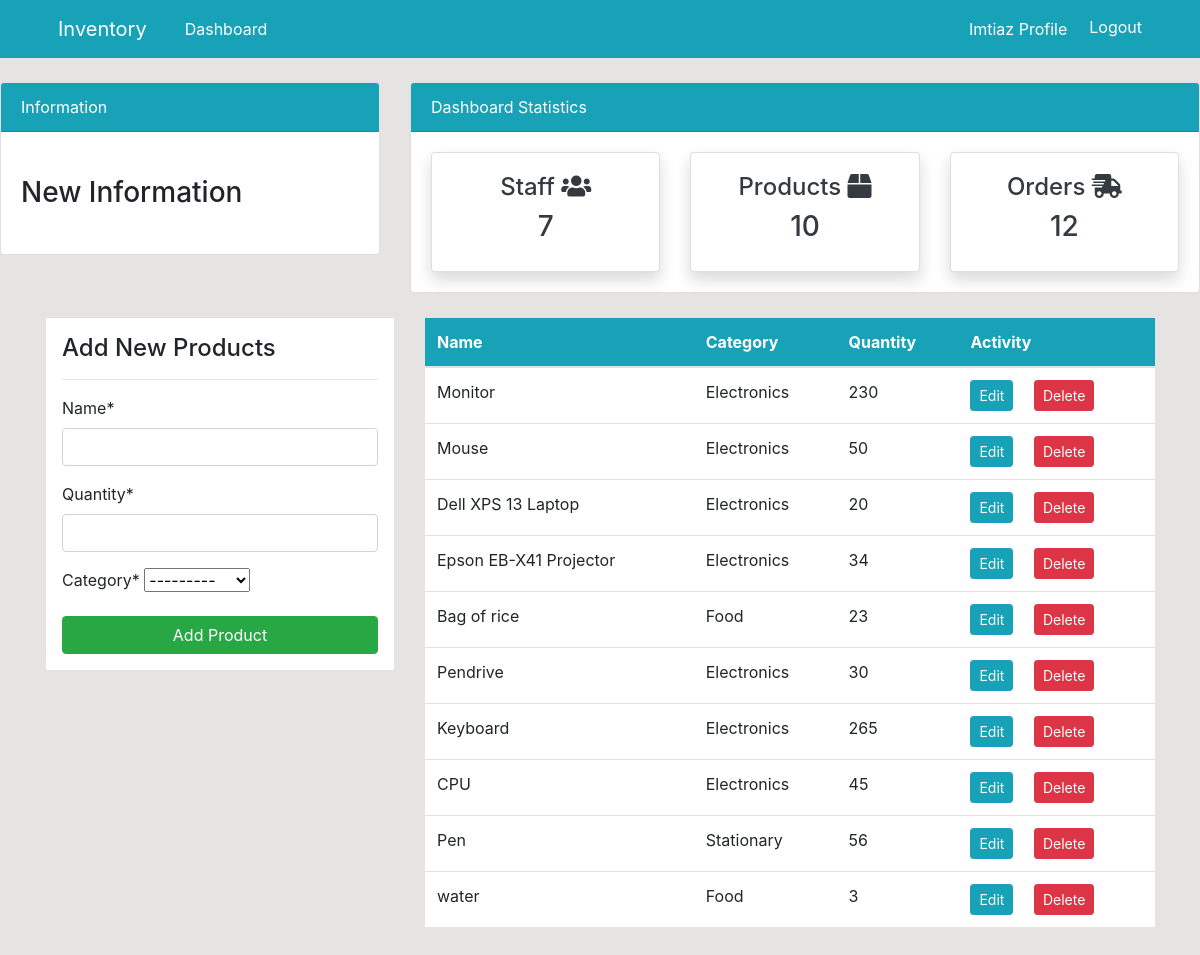
Page /product/ (signed in) on the committed database.
### dashboard/models.py (models this page shows, shortened)
class Product(models.Model):
    name = models.CharField(max_length=100, null=True)
    quantity = models.PositiveIntegerField(null=True)
    category = models.CharField(max_length=50, choices=CATEGORY, null=True)
    class Meta:
        verbose_name_plural = 'Product'

### dashboard/views.py (the view)
# urls.py: path('product/', views.product, name = 'dashboard-products'),
@login_required
def product(request):
    items = Product.objects.all()
    product_count = items.count()
    orders_count = Order.objects.all().count()
    workers_count = User.objects.all().count()
    if request.method == 'POST':
        form = ProductForm(request.POST)
        if form.is_valid():
            form.save()
            product_name = form.cleaned_data.get('name')
            messages.success(request, f'{product_name} has been added')
            return redirect('dashboard-products')
    else:
        form = ProductForm()
    context = {
        'items': items,
        'form': form,
        'workers_count': workers_count,
        'orders_count' : orders_count,
        'product_count': product_count
    }
    return render(request, 'dashboard/product.html', context)

### dashboard/forms.py
class ProductForm(forms.ModelForm):
    class Meta:
        model = Product
        fields = '__all__'

### templates/dashboard/product.html (shortened to what this page needs)
{% extends 'partials/base.html' %}
{% load crispy_forms_tags %}
{% block content %}
{% include 'partials/topnav.html' %}
<div class = 'container'>
    <div class="row my-4">
        <div class="col-md-4">
            <div class="border bg-white p-3">
                <h4>Add New Products</h4>
                <hr>
                <form method="POST">
                    {{ form|crispy }}
                    <input class="btn btn-success btn-block" type="submit" value="Add Product">
                </form>
            </div>
        </div>
        <div class="col-md-8">
            <table class="table bg-white">
                <thead class="bg-info text-white">
                    <tr>
                        <th scope="col">Name</th>
                        <th scope="col">Category</th>
                        <th scope="col">Quantity</th>
                        <th scope="col">Activity</th>
                    </tr>
                </thead>
                <tbody>
                    {% for item in items %}
                    <tr>
                        <td>{{ item.name }}</td>
                        <td>{{ item.category }}</td>
                        <td>{{ item.quantity }}</td>
                        <td>
                            <a class="btn btn-info btn-sm mr-2" href="{% url 'dashboard-product-update' item.id %}">Edit</a>
                            <a class="btn btn-danger btn-sm ml-2" href="{% url 'dashboard-product-delete' item.id %}">Delete</a>
                        </td>
                    </tr>
                    {% endfor %}
                </tbody>
            </table>
        </div>
    </div>
</div>
{% endblock %}

### templates/partials/base.html (shortened to what this page needs)
{% load static %}
<!doctype html>
<html lang="en">
<head>
    <link rel="stylesheet" href="https://cdn.jsdelivr.net/npm/bootstrap@4.6.0/dist/css/bootstrap.min.css"
>
     <link rel="stylesheet" href="{% static '/style.css' %}">
    <link rel="stylesheet" href="https://use.fontawesome.com/releases/v5.15.2/css/all.css"
>
</head>
<body>
    {% include 'partials/nav.html' %}
    {% block content %}
    {% endblock %}
</body>
</html>

### templates/partials/nav.html (shortened to what this page needs)
<nav class="navbar navbar-expand-lg navbar-info bg-info">
    <div class="container">
        {% if user.is_authenticated %}
        <a class="navbar-brand btn btn-info text-white" href="{% url 'dashboard-index' %}">Inventory</a>
        <div class="collapse navbar-collapse" id="navbarSupportedContent">
            <ul class="navbar-nav mr-auto">
                <li class="nav-item">
                    <a class="nav-link btn btn-info text-white" href="{% url 'dashboard-index' %}">Dashboard</a>
                </li>
            </ul>
            <ul class="navbar-nav ml-auto">
                <li class="nav-item">
                    <a class="nav-link btn btn-info text-white" href="{% url 'user-profile' %}">{{ user.username }} Profile</a>
                </li>
                <li class="nav-item">
                    <form method="post" action="{% url 'user-logout' %}" style="display: inline;">
                        <button type="submit" class="btn btn-info text-white">Logout</button>
                    </form>
                </li>
            </ul>
        </div>
        {% endif %}
    </div>
</nav>

### templates/partials/topnav.html
<div class="row">
    <div class="col-md-4 mt-4">
        <div class="card">
            <div class="card-header bg-info text-white">
                Information
            </div>
            <div class="card-body">
                <marquee behavior="" direction="">
                    <h3 class="my-4">New Information</h3>
                </marquee>
            </div>
        </div>
    </div>
    <div class="col-md-8 mt-4">
        <div class="card">
            <div class="card-header bg-info text-white">
                Dashboard Statistics
            </div>
            <div class="card-body">
                <div class="row">
                    <div class="col-md-4">
                        <a class="text-decoration-none text-dark" href="{% url 'dashboard-staff' %}">
                            <div class="card my-card shadow ">
                                <div class="card-body text-center">
                                    <h4>Staff <i class="fas fa-users"></i></h4>
                                    <h3>{{ workers_count }}</h3>
                                </div>
                            </div>
                        </a>
                    </div>
                    <div class="col-md-4">
                        <a class="text-decoration-none text-dark" href="{% url 'dashboard-products' %}">
                            <div class="card my-card shadow">
                                <div class="card-body text-center">
                                    <h4>Products <i class="fas fa-box"></i></h4>
                                    <h3>{{ product_count }}</h3>
                                </div>
                            </div>
                        </a>
                    </div>
                    <div class="col-md-4">
                        <a class="text-decoration-none text-dark" href="{% url 'dashboard-order' %}">
                            <div class="card my-card shadow">
                                <div class="card-body text-center">
                                    <h4>Orders <i class="fas fa-shipping-fast"></i></h4>
                                    <h3>{{ orders_count }}</h3>
                                </div>
                            </div>
                        </a>
                    </div>
                </div>
            </div>
        </div>
    </div>
</div>

### static/style.css (style rules this page uses)
body { background: rgb(230, 227, 227); }

### rows in the picture
Product: name "Monitor", category "Electronics", quantity "230"
Product: name "Mouse", category "Electronics", quantity "50"
Product: name "Dell XPS 13 Laptop", category "Electronics", quantity "20"
Product: name "Epson EB-X41 Projector", category "Electronics", quantity "34"
Product: name "Bag of rice", category "Food", quantity "23"
Product: name "Pendrive", category "Electronics", quantity "30"
Product: name "Keyboard", category "Electronics", quantity "265"
Product: name "CPU", category "Electronics", quantity "45"
Product: name "Pen", category "Stationary", quantity "56"
Product: name "water", category "Food", quantity "3"

### other values in the picture
{{ user.username }} "Imtiaz"
{{ workers_count }} "7"
{{ product_count }} "10"
{{ orders_count }} "12"
